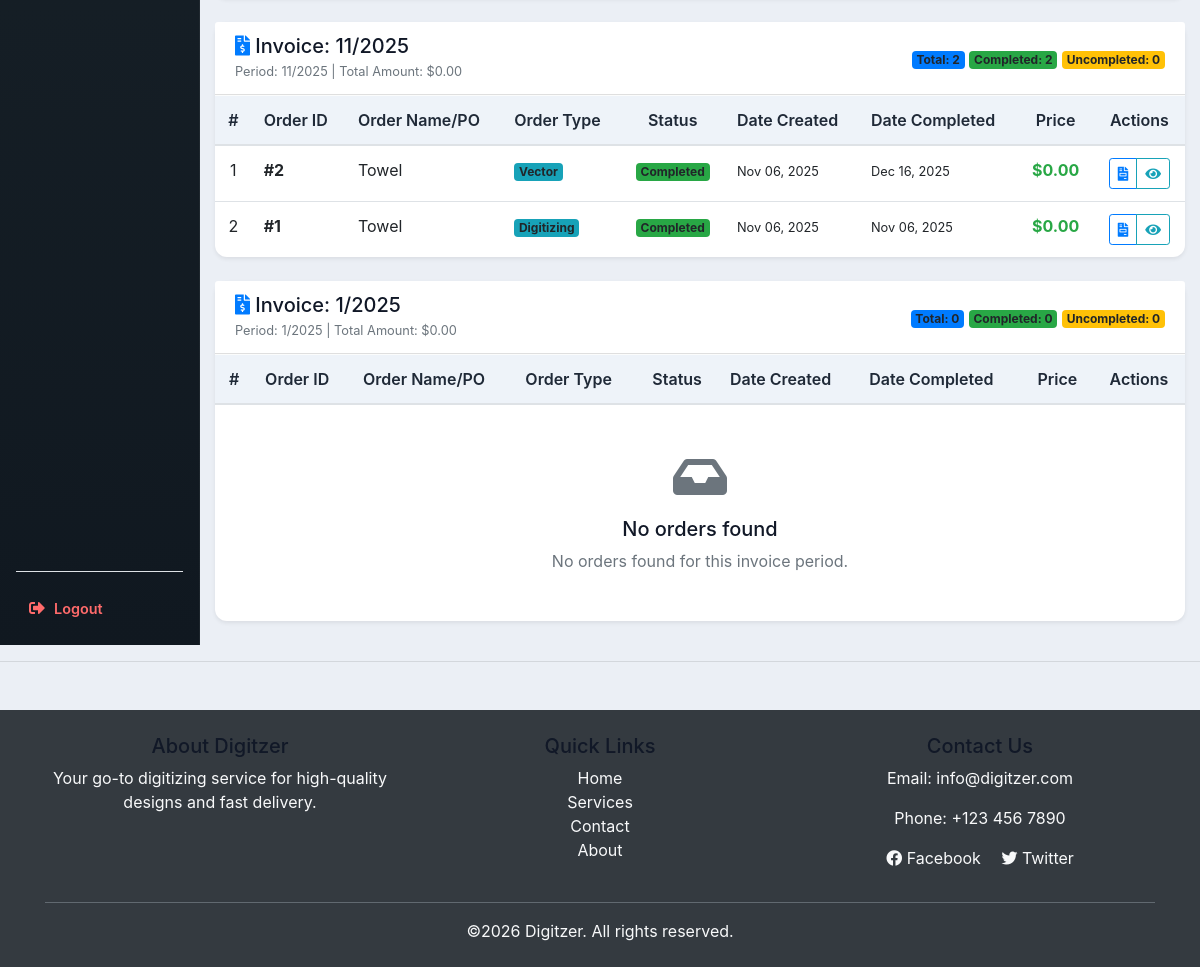
The app's page /customer/41/invoices/ (signed in, lower part), older data.
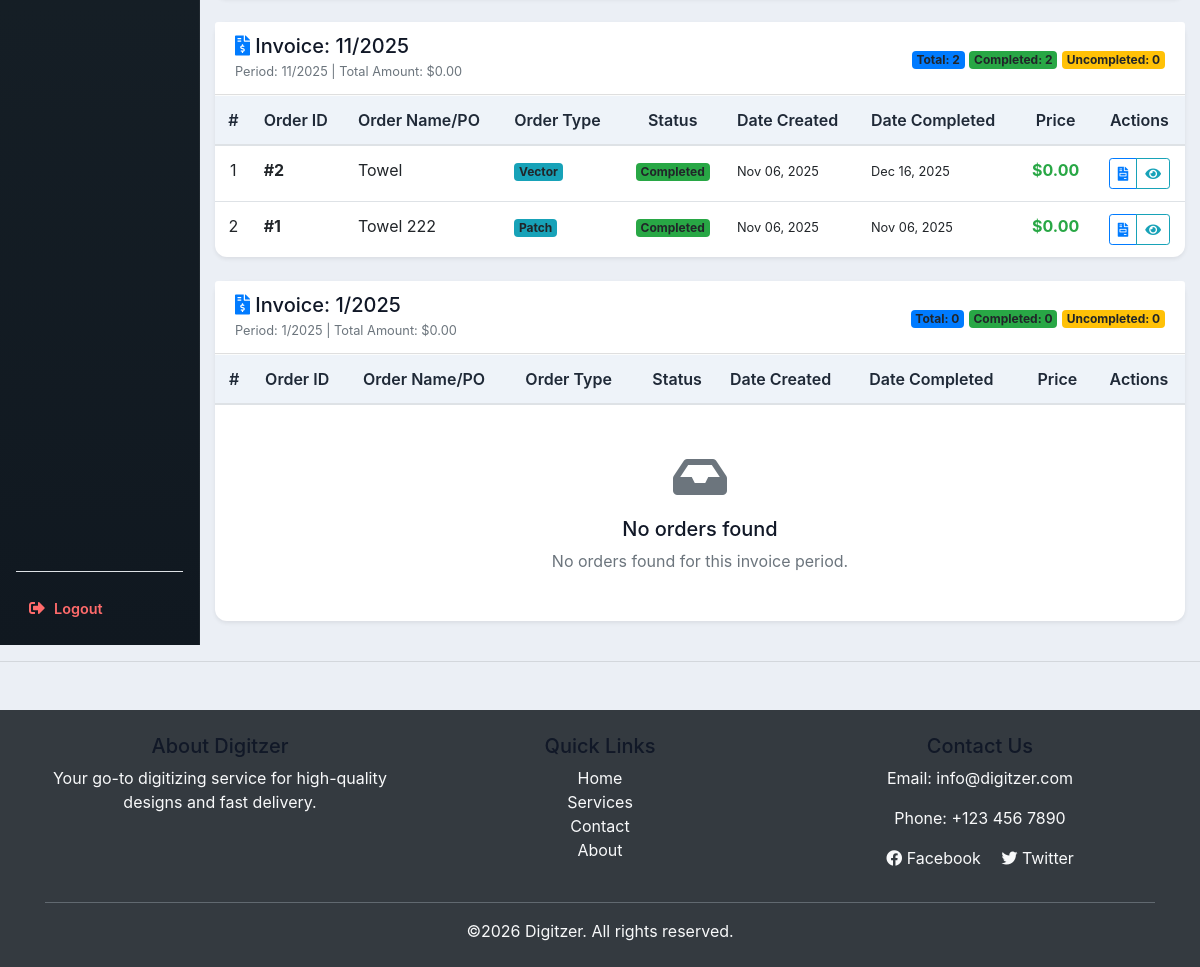
The same page, newer data.
### accounts/models.py (models this page shows, shortened)
class Order(models.Model):
    def validate_2mb_file(value):
        max_size = 2 * 1024 * 1024  # 2 MB
        if value.size > max_size:
            raise ValidationError("File size must be less than or equal to 2 MB.")
    STATUS = (
        ('Pending', 'Pending'),
        ('Out for delivery', 'Out for delivery'),
        ('Delivered', 'Delivered'),
        ('Quote Requested', 'Quote Requested'),
        ('Active', 'Active'),
        ('Completed', 'Completed'),
        ('Released', 'Released'),
    )
    ORDER_TYPE = (
        ('Digitizing', 'Digitizing'),
        ('Vector', 'Vector'),
        ('Patch', 'Patch'),
        ('Quote', 'Quote'),
    )
    PAYMENT_STATUS = (
        ('Pending', 'Pending'),
        ('Paid', 'Paid'),
        ('Refunded', 'Refunded'),
    )
    REVIEW_STATUS = (
    ('Pending', 'Pending'),
    ('Approved', 'Approved'),
    ('Rejected', 'Rejected'),
    )
    PLACEMENT_CHOICES = [
        ('Apron', 'Apron'),
        ('Bags', 'Bags'),
        ('Cap', 'Cap'),
        ('Cap Side', 'Cap Side'),
        ('Cap Back', 'Cap Back'),
        ('Chest', 'Chest'),
        ('Gloves', 'Gloves'),
        ('Jacket Back', 'Jacket Back'),
        ('Patches', 'Patches'),
        ('Sleeve', 'Sleeve'),
        ('Towel', 'Towel'),
        ('Visor', 'Visor'),
        ('Other', 'Other'),
    ]
    FABRIC_CHOICES = [
        ('Blanket', 'Blanket'),
        ('Canvas', 'Canvas'),
        ('Canis', 'Canis'),
        ('Cotton Woven', 'Cotton Woven'),
        ('Denim', 'Denim'),
        ('Felt', 'Felt'),
        ('Flannel', 'Flannel'),
        ('Fleece', 'Fleece'),
        ('Leather', 'Leather'),
        ('Nylon', 'Nylon'),
        ('Pique', 'Pique'),
        ('Polyester', 'Polyester'),
        ('Silk', 'Silk'),
        ('Single Jersey', 'Single Jersey'),
        ('Towel', 'Towel'),
        ('Twill', 'Twill'),
        ('Other', 'Other'),
    ]
    FORMAT_CHOICES = [
        ('100', '100'),
        ('cdr', 'cdr'),
        ('cdn', 'cdn'),
        ('dsb', 'dsb'),
        ('dst', 'dst'),
        ('dsz', 'dsz'),
        ('emb', 'emb'),
        ('exp', 'exp'),
        ('jef', 'jef'),
        ('ksm', 'ksm'),
        ('ofm', 'ofm'),
        ('pes', 'pes'),
        ('pxf', 'pxf'),
        ('pof', 'pof'),
        ('tap', 'tap'),
        ('xxx', 'xxx'),
        ('other', 'Other'),
    ]
    customer = models.ForeignKey(Customer, on_delete=models.CASCADE)
    order_type = models.ForeignKey(Product, null=True, on_delete=models.SET_NULL)
    Order_name_PO = models.CharField(max_length=50,  null=True, blank=True)# change this to Order_name/PO for patch name patch type
    date_created = models.DateTimeField(auto_now_add=True, null=True)
    status = models.CharField(max_length=200, null=True, choices=STATUS)
    Additional_information = models.TextField(blank=True, null=True)
    design_file = models.FileField(upload_to='designs/', null=True, blank=True)
    invoice_file = models.FileField(upload_to='invoices/', null=True, blank=True)
    quantity = models.PositiveIntegerField(default=1)
    fabric_material = models.CharField(max_length=100, blank=True, null=True, choices=FABRIC_CHOICES)
    Required_Format = models.CharField(max_length=100, blank=True, null=True, default='DST', choices=FORMAT_CHOICES)
    urgent = models.BooleanField(default=False)
    price = models.DecimalField(max_digits=10, decimal_places=2, blank=True, null=True, default=0.00)
    Height = models.CharField(max_length=100, blank=True, null=True, default='standard')
    Width = models.CharField(max_length=100, blank=True, null=True, default='standard')
    total_colors = models.PositiveIntegerField(null=True ,blank=True)
    turnaround_time = models.CharField(max_length=100, blank=True, null=True)
    placement = models.CharField(max_length=100, blank=True, null=True, choices=PLACEMENT_CHOICES)
    released = models.BooleanField(default=False)  # For release_projects
    payment_status = models.CharField(max_length=20, choices=PAYMENT_STATUS, default='Pending')  # For follow-up payments
    date_completed = models.DateTimeField(null=True, blank=True)  # Optional: track completion time
    review_status = models.CharField(max_length=20, choices=REVIEW_STATUS, default='Pending')
    review_comment = models.TextField(blank=True, null=True)
    design_file = models.FileField(upload_to='designs/', blank=True, null=True, validators=[validate_2mb_file])# limated size 2MB
    assigned_sale_reps = models.ForeignKey(
        SalesRepresentative,
        on_delete=models.SET_NULL,
        null=True,
        blank=True,
        related_name='sales_rep_orders'
    )
    assigned_designer = models.ForeignKey(
        User,
        on_delete=models.SET_NULL,
        null=True,
        blank=True,
        related_name='designer_orders'
    )

class Product(models.Model):
    CATEGORY = (
        ('Indoor', 'Indoor'),
        ('Out Door', 'Out Door'),
    )
    name = models.CharField(max_length=200)
    price = models.FloatField(null=True)
    category = models.CharField(max_length=200, null=True, choices=CATEGORY)
    image = models.ImageField(upload_to='products/',null=True, blank=True)
    description = models.CharField(max_length=200)
    date_created = models.DateTimeField(auto_now_add=True, null=True)
    tags = models.ManyToManyField(Tag)

### accounts/views.py (the view)
# urls.py: path('customer/<int:pk>/invoices/', views.customer_invoices, {'filter_type': 'all'}, name='customer_invoices'),
@login_required
def customer_invoices(request, pk, filter_type='all'):
    customer = get_object_or_404(Customer, id=pk)
    filter_type = filter_type.lower()
    invoices = Invoice.objects.filter(customer=customer).order_by('-year', '-month')
    invoice_data = []
    for invoice in invoices:
        orders_query = Order.objects.filter(
            customer=customer,
            date_created__year=invoice.year,
            date_created__month=invoice.month
        )
        if filter_type == 'completed':
            orders = orders_query.filter(status="Completed")
        elif filter_type == 'uncompleted':
            orders = orders_query.exclude(status="Completed")
        else:  # 'all'
            orders = orders_query.all()
        total_orders = orders.count()
        completed_count = orders.filter(status="Completed").count()
        pending_count = orders.filter(status="Pending").count()
        active_count = orders.filter(status="Active").count()
        uncompleted_count = total_orders - completed_count
        invoice_data.append({
            "invoice": invoice,
            "orders": orders.order_by('-date_created'),
            "total_order": total_orders,
            "completed": completed_count,
            "pending": pending_count,
            "active": active_count,
            "uncompleted": uncompleted_count,
        })
    total_invoices = len(invoice_data)
    total_all_orders = sum(item['total_order'] for item in invoice_data)
    total_completed = sum(item['completed'] for item in invoice_data)
    total_uncompleted = sum(item['uncompleted'] for item in invoice_data)
    return render(request, "accounts/customer_invoices.html", {
        "customer": customer,
        "invoice_data": invoice_data,
        "filter_type": filter_type,
        "total_invoices": total_invoices,
        "total_all_orders": total_all_orders,
        "total_completed": total_completed,
        "total_uncompleted": total_uncompleted,
    })

### templates/accounts/customer_invoices.html (shortened to what the changed rows need)
{% extends 'accounts/main.html' %}
{% load static %}
{% block content %}
<link rel="stylesheet" href="https://cdnjs.cloudflare.com/ajax/libs/font-awesome/5.15.4/css/all.min.css">
<div class="container-fluid mt-4">
    <div class="row">
        {% include 'accounts/customer_sidebar.html' %}
        <div class="col-md-10 col-lg-10">
            {% for item in invoice_data %}
            <div class="card shadow-sm invoice-card mb-4">
                <div class="card-header bg-white d-flex justify-content-between align-items-center">
                    <div>
                        <h5 class="mb-0">
                            <i class="fas fa-file-invoice-dollar text-primary"></i>
                            Invoice: {{ item.invoice.month }}/{{ item.invoice.year }}
                        </h5>
                        <small class="text-muted">
                            Period: {{ item.invoice.month }}/{{ item.invoice.year }} |
                            Total Amount: ${{ item.invoice.total_amount|default:"0.00" }}
                        </small>
                    </div>
                    <div class="text-end">
                        <span class="badge bg-primary">Total: {{ item.total_order }}</span>
                        {% if filter_type == 'all' %}
                            <span class="badge bg-success ms-1">Completed: {{ item.completed }}</span>
                            <span class="badge bg-warning ms-1">Uncompleted: {{ item.uncompleted }}</span>
                        {% endif %}
                    </div>
                </div>
                <div class="card-body p-0">
                    <div class="table-responsive">
                        <table class="table table-hover align-middle mb-0">
                            <thead class="table-light">
                                <tr>
                                    <th class="text-center">#</th>
                                    <th>Order ID</th>
                                    <th>Order Name/PO</th>
                                    <th>Order Type</th>
                                    <th class="text-center">Status</th>
                                    <th>Date Created</th>
                                    <th>Date Completed</th>
                                    <th class="text-center">Price</th>
                                    <th class="text-center">Actions</th>
                                </tr>
                            </thead>
                            <tbody>
                                {% for order in item.orders %}
                                <tr>
                                    <td class="text-center fw-bold">{{ forloop.counter }}</td>
                                    <td>
                                        <strong>#{{ order.id }}</strong>
                                    </td>
                                    <td>{{ order.Order_name_PO|default:"—" }}</td>
                                    <td>
                                        <span class="badge bg-info">
                                            {{ order.order_type.name|default:order.order_type }}
                                        </span>
                                    </td>
                                    <td class="text-center">
                                        {% if order.status == 'Completed' %}
                                            <span class="badge bg-success">Completed</span>
                                        {% elif order.status == 'Pending' %}
                                            <span class="badge bg-warning text-dark">Pending</span>
                                        {% elif order.status == 'Active' %}
                                            <span class="badge bg-primary">Active</span>
                                        {% elif order.status == 'Released' %}
                                            <span class="badge bg-info">Released</span>
                                        {% elif order.status == 'Delivered' %}
                                            <span class="badge bg-success">Delivered</span>
                                        {% else %}
                                            <span class="badge bg-secondary">{{ order.status }}</span>
                                        {% endif %}
                                    </td>
                                    <td>
                                        <small>{{ order.date_created|date:"M d, Y"|default:"—" }}</small>
                                    </td>
                                    <td>
                                        <small>{{ order.date_completed|date:"M d, Y"|default:"—" }}</small>
                                    </td>
                                    <td class="text-center">
                                        <strong class="text-success">${{ order.price|default:"0.00" }}</strong>
                                    </td>
                                    <td class="text-center">
                                        <div class="btn-group" role="group">
                                            <a href="{% url 'print_invoice' order.id %}"
                                               class="btn btn-sm btn-outline-primary"
                                               title="View Invoice">
                                                <i class="fas fa-file-invoice"></i>
                                            </a>
                                            <a href="{% url 'order_detail' order.id %}"
                                               class="btn btn-sm btn-outline-info"
                                               title="View Details">
                                                <i class="fas fa-eye"></i>
                                            </a>
                                        </div>
                                    </td>
                                </tr>
                                {% endfor %}
                            </tbody>
                        </table>
                    </div>
                </div>
            </div>
            {% endfor %}
        </div>
    </div>
</div>
{% endblock %}

Row changes from the older to the newer data that the page shows:
changed Order id 1: Order_name_PO "Towel" → "Towel 222"; order_type.name "Digitizing" → "Patch"
